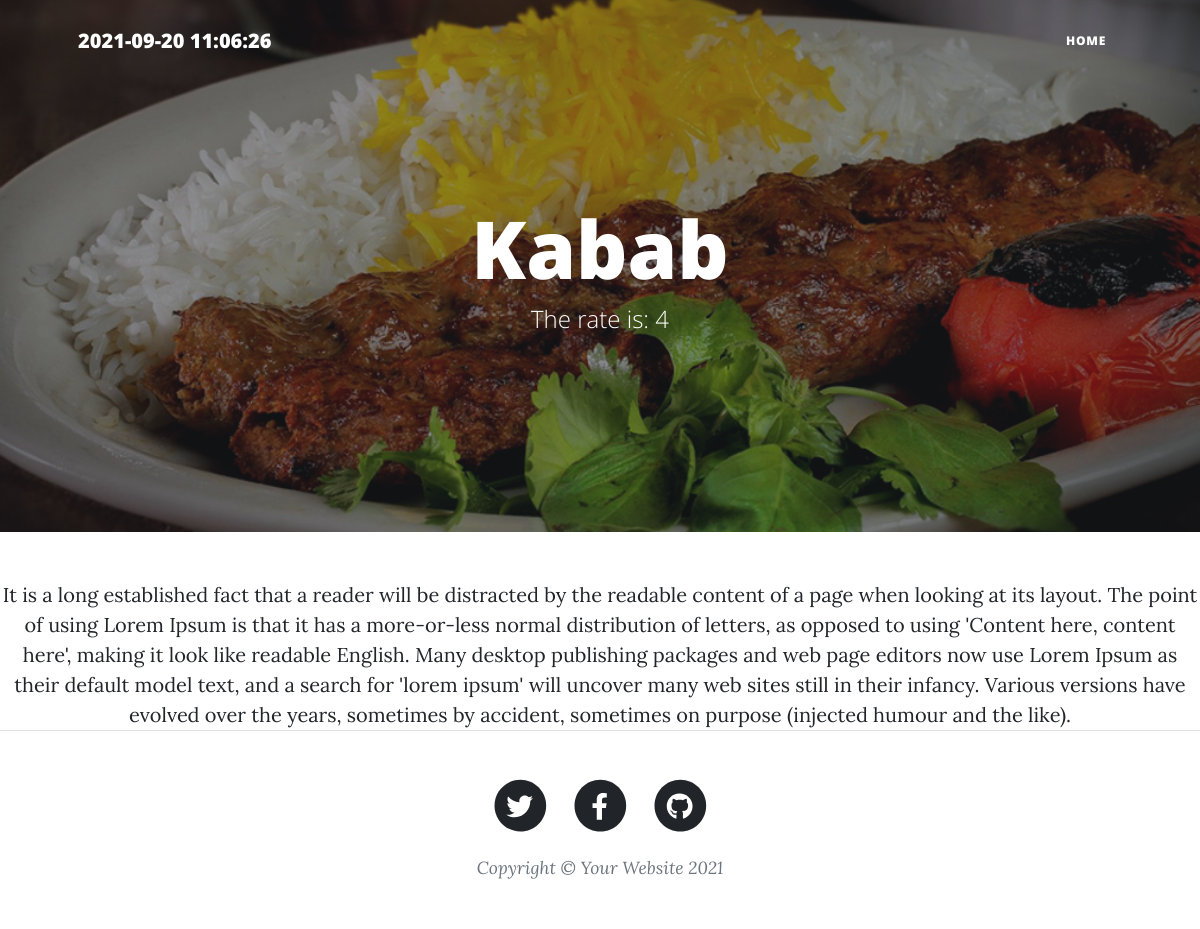
Screenshot of /kabab with the database file from the repository.
### food/models.py (models this page shows, shortened)
class foodArgus(models.Model):
    FOOD_RATE = (
        ('Best', (
        ('1','1'),
        ('2','2'),
        ('3','3'),
         )),
        ('Nice', (
        ('4','4'),
        ('5','5'),
        ))
    )
    USERS = {
        ('Atid','Atid'),
        ('Narges', 'Narges'),
        ('Yasin', 'Yasin'),
        ('Ardalan', 'Ardalan'),
    }
    name = models.CharField(max_length=20)
    slug = models.SlugField(max_length=20)
    desc = models.TextField()
    rate = models.CharField(max_length=1, choices=FOOD_RATE)
    auth = models.CharField(max_length=10, choices=USERS)
    group = models.ManyToManyField(category, related_name='articles')
    date = models.DateTimeField(default=timezone.now)
    pic = models.ImageField(upload_to= 'foodpics/')
    class Meta:
        verbose_name = "غذا"
        verbose_name_plural = "غذاها"
    objects = myManagers()

### food/views.py (the view)
# urls.py: path('<slug:func>', showDetail),
def showDetail(request , func):
     context = {
         'foods': foodArgus.objects.get(slug=func),
     }
     return render(request, 'details.html', context)

### food/templatetags/manualTag.py (called while the page is built)
@register.simple_tag
def time():
    return datetime.datetime.now()

### food/templates/details.html
{%extends 'base.html'%}
{%block main%}
     <header class="masthead" style="background-image: url('{{foods.pic.url}}')">
        <div class="container position-relative px-4 px-lg-5">
            <div class="row gx-4 gx-lg-5 justify-content-center">
                <div class="col-md-10 col-lg-8 col-xl-7">
                    <div class="site-heading">
                        <h1>{{foods.name}}</h1>
                        <span class="subheading">The rate is: {{foods.rate}}</span>
                    </div>
                </div>
            </div>
        </div>
    </header>
    <center>
        <p1 class="text-justify">{{foods.desc}}</p1>
    </center>
{%endblock%}

### rows the page displays
foodArgus: pic (picture), name "Kabab", rate "4", desc "It is a long established fact that a reader will be distracted by the readable content of a page when looking at its layout. The point of using Lorem Ipsum is that it has a more-or-less normal distribution of letters, as opposed to using 'Content here, content here', making it look like readable English. Many desktop publishing packages and web page editors now use Lorem Ipsum as their default model text, and a search for 'lorem ipsum' will uncover many web sites still in their infancy. Various versions have evolved over the years, sometimes by accident, sometimes on purpose (injected humour and the like)."
